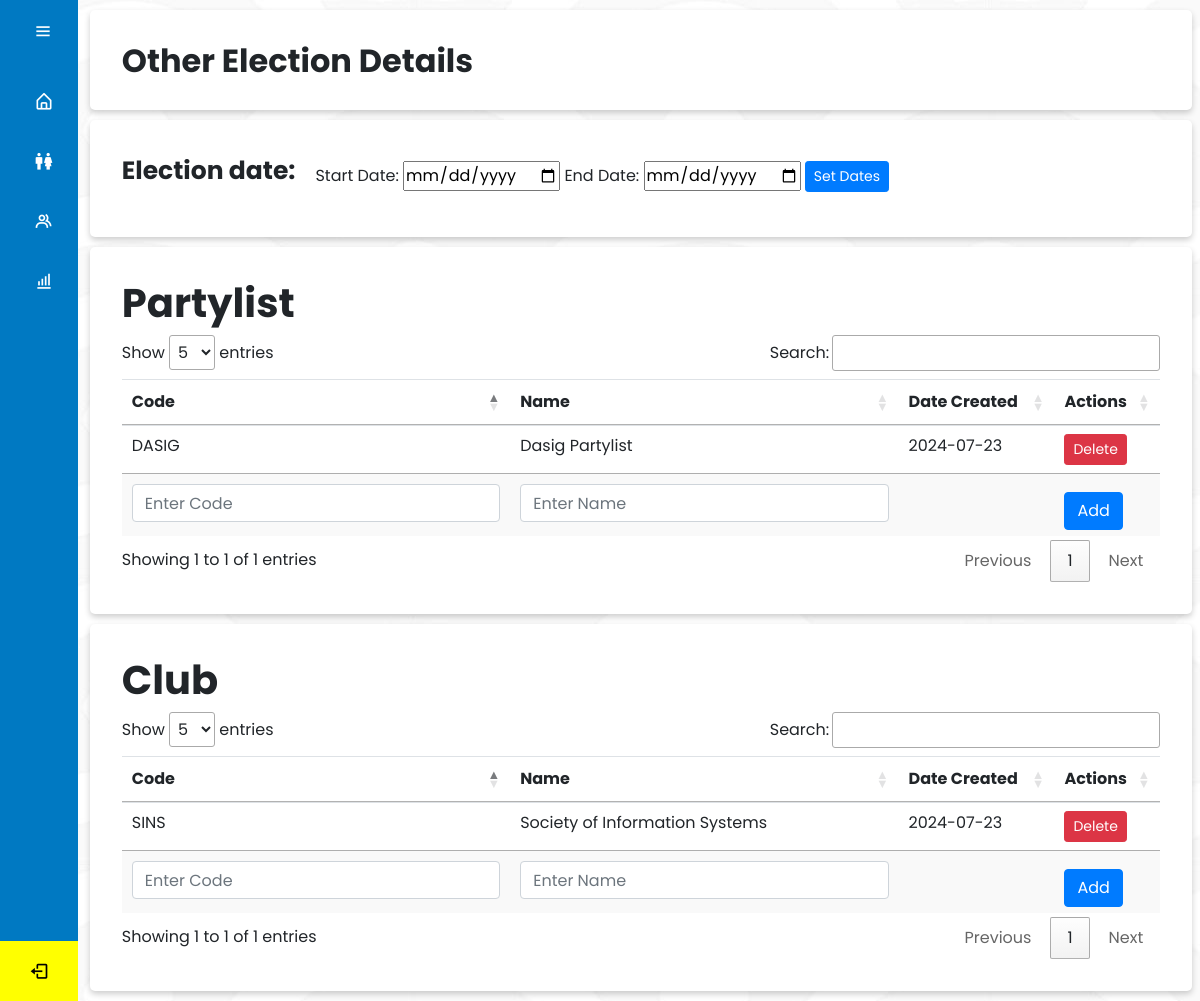
/admin/admin-council.php, run on an earlier commit of the app's database.
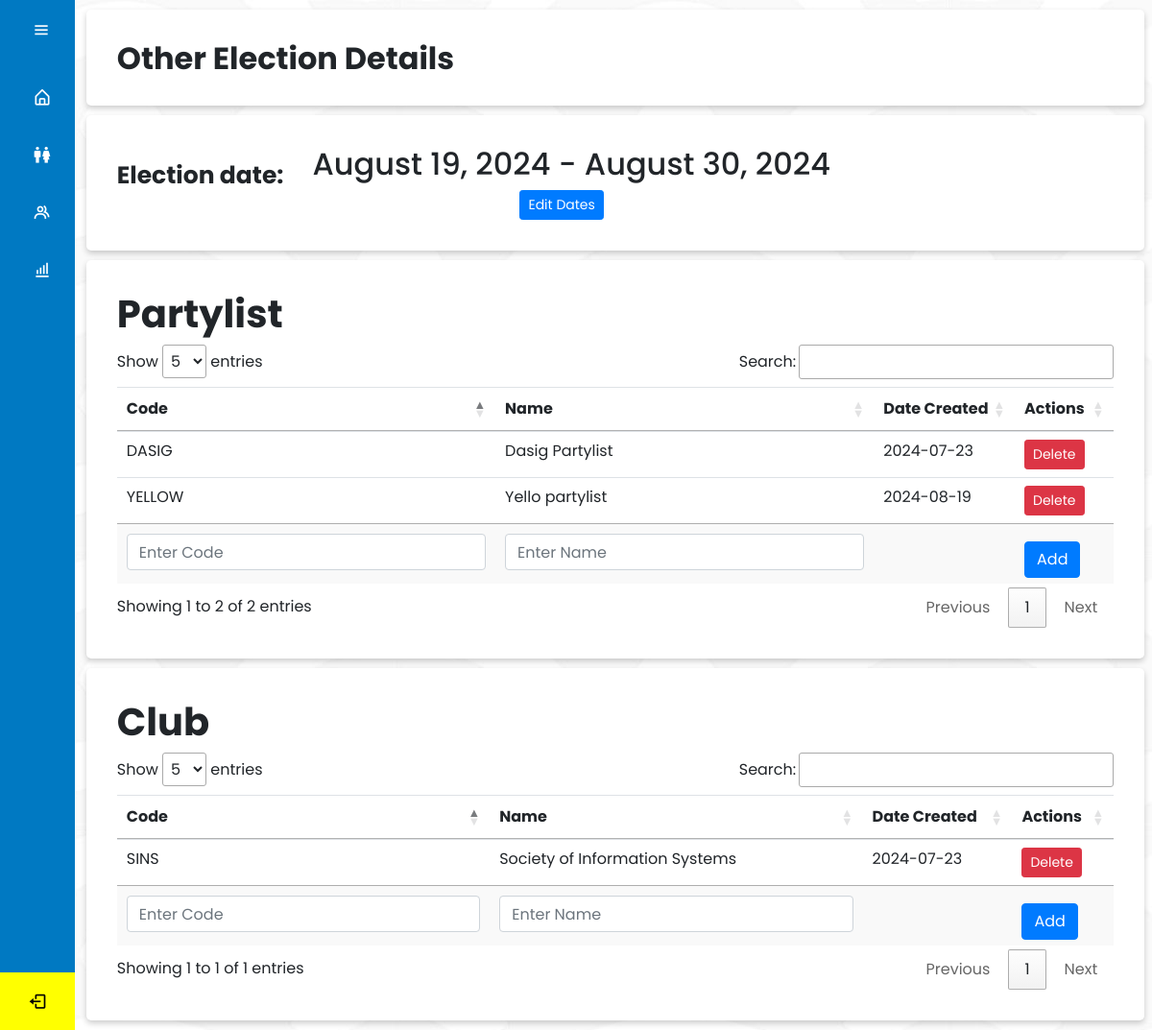
And on a later commit of the database.
### tables this page shows
CREATE TABLE `party` (
  `party_code` varchar(55) NOT NULL,
  `party_name` varchar(155) NOT NULL,
  `party_img` longblob DEFAULT NULL,
  `date_created` date NOT NULL
);

CREATE TABLE `club` (
  `club_id` varchar(55) NOT NULL,
  `club_name` varchar(55) NOT NULL,
  `date_created` date NOT NULL
);

CREATE TABLE `e_period` (
  `id` int(11) NOT NULL,
  `date_start` date NOT NULL,
  `date_end` date NOT NULL,
  `date_initialized` datetime NOT NULL
);

### admin/admin-council.php (the view, shortened to what this page needs)
<?php
include 'admin-sidebar.php';
include 'db.php';
$sql = "SELECT * FROM party";
$result = $conn->query($sql);
$sql1 = "SELECT * FROM club";
$res = $conn->query($sql1);
?>
<!DOCTYPE html>
<html>
    <head>
        <link rel="stylesheet" type="text/css" href="admin-style/council_style.css?v=<?php echo time(); ?>">
        <link href='https://unpkg.com/boxicons@2.1.4/css/boxicons.min.css' rel='stylesheet'>
        <link rel="stylesheet" href="https://cdn.datatables.net/1.11.5/css/jquery.dataTables.min.css">
    </head>
    <body>
    <div class="main-content">
            <div class="item" id="item-1">
                <h2>Other Election Details</h2>
            </div>
            <div class="item" id="item-2">
                <div class="child" id="c-item1"><p style="font-size: 25px; font-weight: bold;">Election date:</p>
                <?php
                $quer = "SELECT id, date_start, date_end, date_initialized FROM e_period ORDER BY id DESC LIMIT 1";
                $ress = $conn->query($quer);
                $current_date = date("Y-m-d");
                if ($ress->num_rows > 0) {
                    $rowwss = $ress->fetch_assoc();
                    $date_start = new DateTime($rowwss['date_start']);
                    $date_end = new DateTime($rowwss['date_end']);
                    if ($current_date > $date_end) {
                        echo "<p>The election period has ended.</p>";
                    } else {
                        echo "<div id='dateDisplay'>";
                        echo "<h2 style='margin-left: 20px;'>" . $date_start->format('F j, Y') . " - " .  $date_end->format('F j, Y') . "</h2>";
                        echo "<button type='button' class='btn btn-primary btn-sm' onclick='showEditForm()'>Edit Dates</button>";
                        echo "</div>";
                    }
                } else {
                    ?>
                    <form action="admin-council.php" method="post">
                        <label for="startDate">Start Date:</label>
                        <input type="date" id="startDate" name="startDate" required>
                        <label for="endDate">End Date:</label>
                        <input type="date" id="endDate" name="endDate" required>
                        <button type="submit" class="btn btn-primary btn-sm">Set Dates</button>
                    </form>
                <?php
                }
                ?>
                </div>
            </div>
            <div class="item" id="item-3">
                <h3>Partylist</h3>
                    <table id="table1" class="table table-hover">
                        <thead>
                            <tr>
                                <th scope="col">Code</th>
                                <th scope="col">Name</th>
                                <th scope="col">Date Created</th>
                                <th scope="col">Actions</th>
                            </tr>
                        </thead>
                        <tbody>
                            <?php
                            if ($result->num_rows > 0) {
                                while ($row = $result->fetch_assoc()) {
                                    echo "<tr>";
                                    echo "<td>" . $row['party_code'] . "</td>";
                                    echo "<td>" . $row['party_name'] . "</td>";
                                    echo "<td>" . $row['date_created'] . "</td>";
                                    echo "<td>";
                                    echo "<form method='POST' style='display:inline;' onsubmit='return confirmDelete();'>";
                                    echo "<button type='submit' class='btn btn-danger btn-sm'>Delete</button>";
                                    echo "</form>";
                                    echo "</td>";
                                    echo "</tr>";
                                }
                            }
                            ?>
                        </tbody>
                        <tfoot>
                            <tr class="input-row">
                            <form method="POST" action="admin-council.php">
                                <td><input type="text" name="party_code" class="form-control" placeholder="Enter Code" required></td>
                                <td><input type="text" name="party_name" class="form-control" placeholder="Enter Name" required></td>
                                <td></td>
                                <td>
                                    <button type="submit" class="btn btn-primary mt-2">Add</button>
                                </td>
                            </form>
                            </tr>
                        </tfoot>
                    </table>
            </div>
            <div class="item" id="item-4">
                <h3>Club</h3>
                    <table id="table2" class="table table-hover">
                        <thead>
                            <tr>
                                <th scope="col">Code</th>
                                <th scope="col">Name</th>
                                <th scope="col">Date Created</th>
                                <th scope="col">Actions</th>
                            </tr>
                        </thead>
                        <tbody>
                            <?php
                            if ($res->num_rows > 0) {
                                while($rows = $res->fetch_assoc()) {
                                    echo "<tr>";
                                    echo "<td>" . $rows['club_id'] . "</td>";
                                    echo "<td>" . $rows['club_name'] . "</td>";
                                    echo "<td>" . $rows['date_created'] . "</td>";
                                    echo "<td>";
                                    echo "<form method='POST' style='display:inline;' onsubmit='return confirmDelete();'>";
                                    echo "<button type='submit' class='btn btn-danger btn-sm'>Delete</button>";
                                    echo "</form>";
                                    echo "</td>";
                                    echo "</tr>";
                                }
                            }
                            ?>
                        </tbody>
                        <tfoot>
                            <tr class="input-row">
                            <form method="POST" action="admin-council.php">
                                <td><input type="text" name="club_id" class="form-control" placeholder="Enter Code" required></td>
                                <td><input type="text" name="club_name" class="form-control" placeholder="Enter Name" required></td>
                                <td></td>
                                <td>
                                    <button type="submit" class="btn btn-primary mt-2">Add</button>
                                </td>
                            </form>
                            </tr>
                        </tfoot>
                    </table>
            </div>
            </div>
    </body>
    </html>

### admin/admin-sidebar.php (shortened to what this page needs)
<!DOCTYPE html>
<html>
<head>
        <link href='https://unpkg.com/boxicons@2.1.4/css/boxicons.min.css' rel='stylesheet'>
		<link rel="stylesheet" href="https://cdn.jsdelivr.net/npm/bootstrap@4.3.1/dist/css/bootstrap.min.css">
    </head>
    <body>
	<div class="sidebar">
		<div class="logo_content">
			<i class='bx bx-menu' id="btn"></i>
		</div>
		<ul class="nav_list">
			<li>
				<a href="index.php">
                    <i class='bx bx-home-alt'></i>
				</a>
			</li>
			<li>
				<a href="admin-candidate.php">
                    <i class='bx bx-male-female'></i>
				</a>
			</li>
			<li>
				<a href="admin-voters.php">
                    <i class='bx bx-group'></i>
				</a>
			</li>
			<li>
				<a href="admin-council.php">
                    <i class='bx bx-bar-chart-alt'></i>
				</a>
			</li>
            <li>
		</ul>
		<div class="profile_content">
			<div class="profile">
				<i class='bx bx-log-out' id="log_out" onclick="location.href='logout.php'"></i>
			</div>
		</div>
	</div>
</body>
</html>

### admin/admin-style/council_style.css (style rules this page uses)
* { margin: 0; padding: 0; }
body { background-image: url("assets/images/background.jpg"); overflow-y: auto; box-sizing: border-box; font-family: "Poppins" , sans-serif; }
.main-content { position: absolute; top: 0; left: 80px; transition: all 0.5s ease; width: calc(100% - 78px); display: flex; flex-wrap: wrap; padding: 0.3rem; }
.main-content .item { min-height: 50px; text-align: left; padding: 2rem; border-radius: 5px; margin: 5px; background-color: white; box-shadow: 0 3px 6px rgba(0, 0, 0, 0.2); flex: auto; }
.main-content #item-1 { flex-basis: 100%; height: 100px; }
.main-content #item-1 h2 { font-weight: bolder; }
.main-content #item-2 { flex-basis: 100%; height: auto; align-items: left; justify-content: left; display: flex; gap: 10px 10px; }
.main-content #item-2 .child { display: flex; height: auto; justify-content: center; align-items: center; text-align: center; font-size: 16px; gap: 10px; }
.main-content #item-3 { flex-basis: 100%; min-height: auto; align-items: center; }
.main-content #item-3 h3 { font-size: 40px; font-weight: bold; }
.main-content #item-4 { flex-basis: 100%; min-height: auto; }
.main-content #item-4 h3 { font-size: 40px; font-weight: bold; }
.table .input-row { position: relative; bottom: 0; background-color: #f9f9f9; }
.main-content #item-2 .child form { margin-left: 10px; }

### admin/admin-sidebar.php (style rules this page uses)
* { margin: 0; padding: 0; box-sizing: border-box; font-family: "Poppins" , sans-serif; }
body { position: relative; min-height: 100vh; width: 100%; overflow: hidden; }
.sidebar { position: fixed; top: 0; left: 0; height: 100%; width: 78px; background: #0079c2; padding: 6px 14px; transition: all 0.5s ease; }
.sidebar #btn { position: absolute; color: #fff; left: 55%; top: 6px; font-size: 20px; height: 50px; width: 50px; text-align: center; line-height: 50px; transform: translate(-50%); }
.sidebar ul { margin-top: 20px; }
.sidebar ul li { position: relative; height: 60px; width: 100%; margin: 0 5px; list-style: none; line-height: 50px; }
.sidebar ul li a { color: #fff; display: flex; align-items: center; text-decoration: none; transition: all 0.4s ease; border-radius: 12px; white-space: nowrap; }
.sidebar ul li i { height: 50px; min-width: 50px; border-radius: 12px; line-height: 50px; text-align: center; font-size: 20px; }
.sidebar .profile_content { position: absolute; color: black; bottom: 0; left: 0; width: 100%; }
.sidebar .profile_content .profile { position: relative; padding: 10px 6px; height: 60px; background: yellow; }
.profile #log_out { position: absolute; bottom: 5px; left: 50%; transform: translateX(-50%); min-width: 50px; line-height: 50px; font-size: 20px; border-radius: 12px; text-align: center; }
.sidebar ul li a i { height: 50px; min-width: 50px; border-radius: 12px; line-height: 50px; text-align: center; }

What changed in the data, as far as the page shows it:
added e_period: date_start "August 19, 2024", date_end "August 30, 2024"
added party: party_code "YELLOW", party_name "Yello partylist", date_created "2024-08-19"
Also different on the page:
text written by a page script: "Show entries Search: Showing 1 to 1 of 1 entries Previous 1 Next" → "Show entries Search: Showing 1 to 2 of 2 entries Previous 1 Next"
text no longer shown: "Start Date: End Date: Set Dates"
text now shown: "- Edit Dates"
